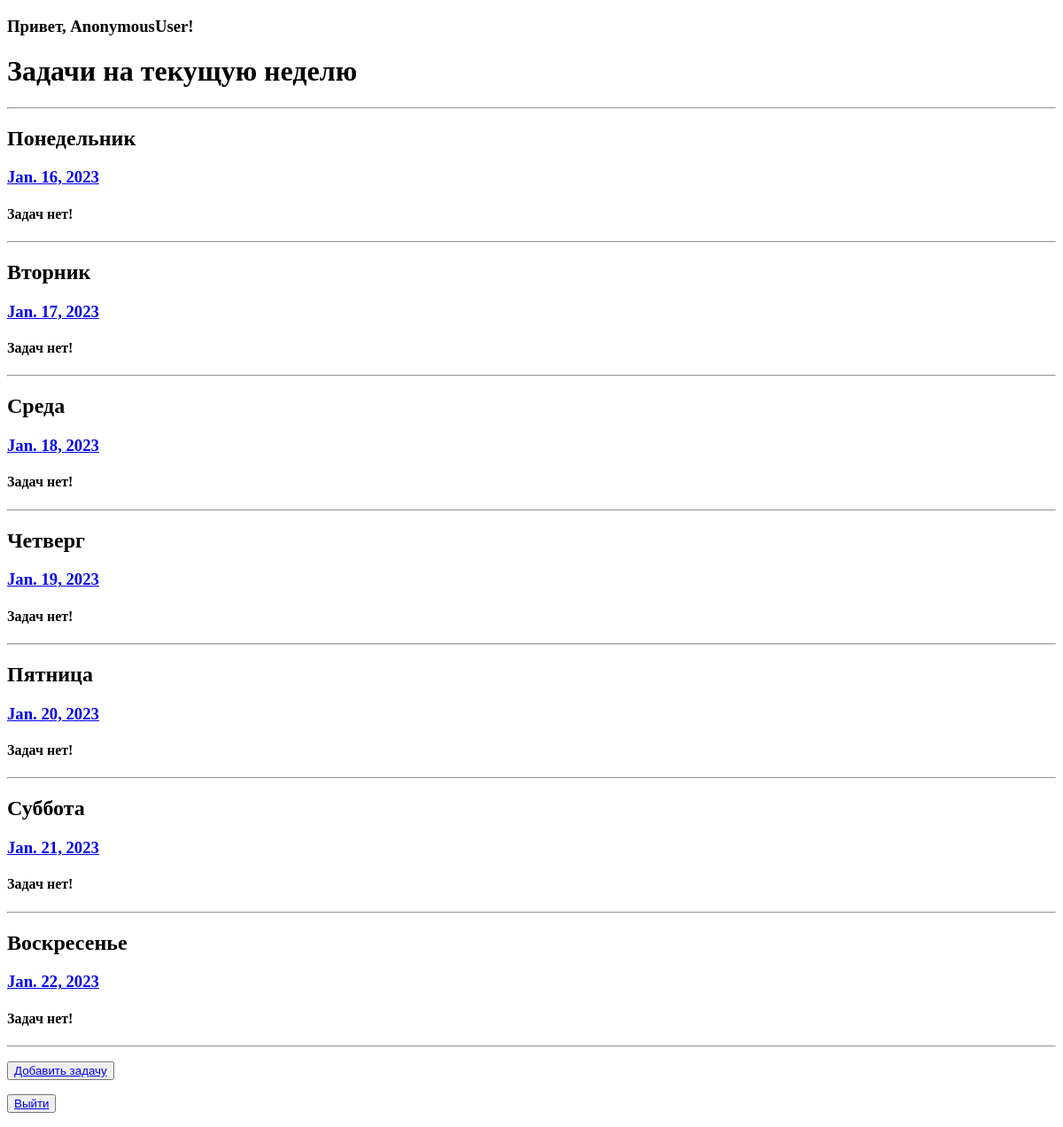
Before: /main/ with the older database file.
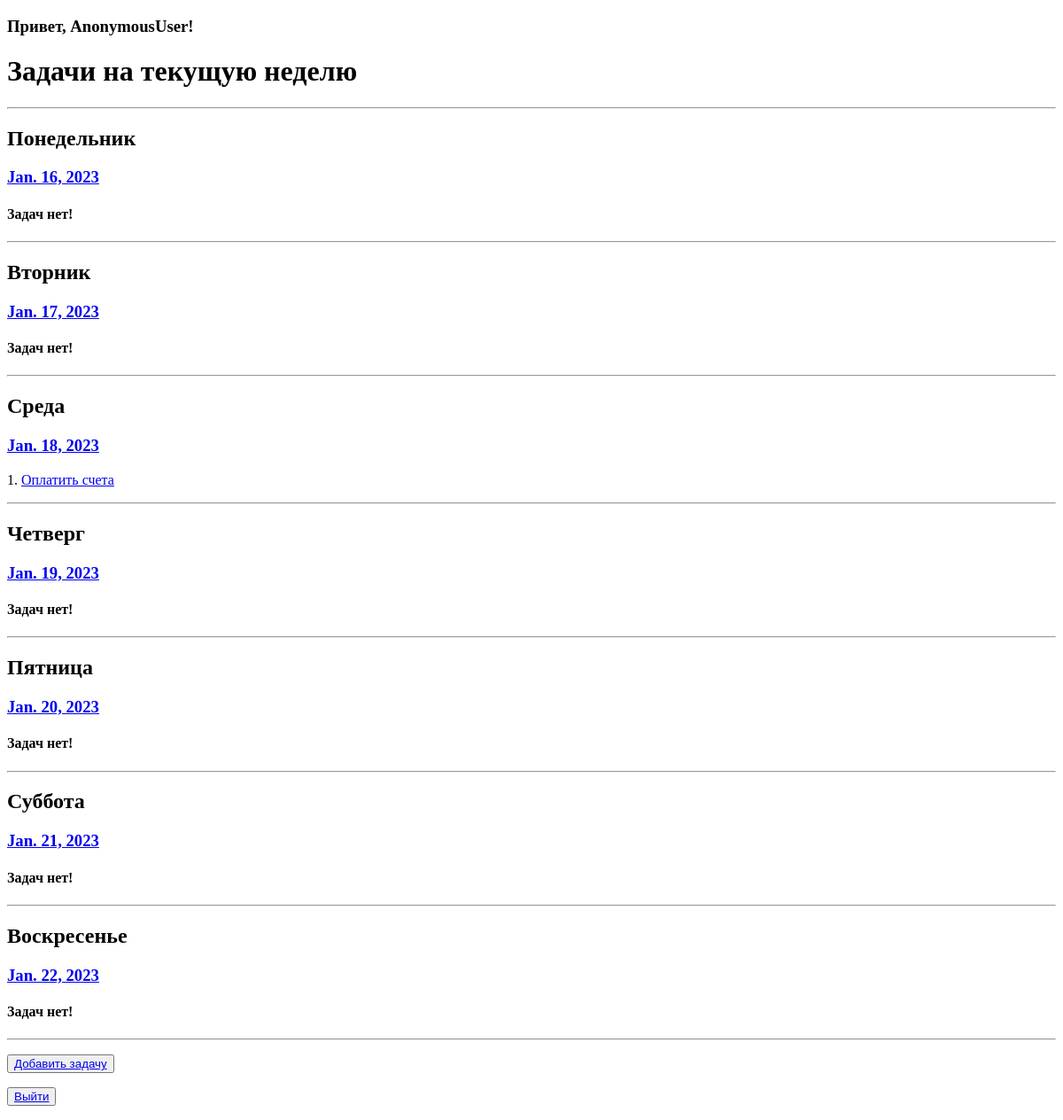
After: the same page with the newer database file.
### notes/models.py (models this page shows, shortened)
class Note(models.Model):
    LOW = 0
    NORMAL = 1
    HIGH = 2
    PRIORITIES = [
        (LOW, 'Low'),
        (NORMAL, 'Normal'),
        (HIGH, 'High'),
    ]
    note_title = models.CharField(max_length=250)
    note_text = models.TextField()
    note_priority = models.IntegerField(choices=PRIORITIES, default=0)
    note_time = models.DateField(blank=True)
    note_author = models.ForeignKey(User, on_delete=models.CASCADE)
    tags = models.ManyToManyField(Tag)

### notes/views.py (the view)
# urls.py: path('', NotesList.as_view(), name='main'),
class NotesList(ListView):
    model = Note
    template_name = 'main.html'
    def get_context_data(self, **kwargs):
        context = super().get_context_data(**kwargs)
        date = datetime.date.today()
        mon = date - datetime.timedelta(date.weekday())
        week_notes = []
        dates = []
        for i in range(7):
            date = mon + datetime.timedelta(i)
            notes = Note.objects.filter(note_time=date)
            week_notes.append(notes)
            dates.append(date)
        days = ['Понедельник', 'Вторник', 'Среда', 'Четверг', 'Пятница', 'Суббота', 'Воскресенье']
        context['week_notes'] = zip(days, dates, week_notes)
        return context

### notes/path_converters.py (called while the page is built)
    def to_url(self, value: date):
        return value.strftime('%d-%m-%Y')

### templates/main.html (shortened to what this page needs)
{% extends 'default.html' %}
{% block content %}
<h3>Привет, {{ request.user }}! </h3>
<h1>Задачи на текущую неделю</h1>
<hr>
{% for day, date, notes in week_notes %}
    <h2>{{ day }}</h2>
    <h3><a href="{% url 'date_notes' date %}">{{ date }}</a></h3>
    {% if notes %}
        {% for note in notes %}
                <p>{{ forloop.counter }}. <a href="{% url 'note_detail' note.pk %}">{{ note.note_title }}</a></p>
        {% endfor %}
    {% else %}
            <h4>Задач нет!</h4>
    {% endif %}
<hr>
{% endfor %}
<p><button> <a href="{% url 'note_add' %}">Добавить задачу</a> </button></p>
<p><button> <a href="{% url 'logout' %}">Выйти</a> </button></p>
{% endblock content %}

Changed rows visible on the page:
added Note: note_title "Оплатить счета"
Other visible differences:
list line gone: "Задач нет!"
